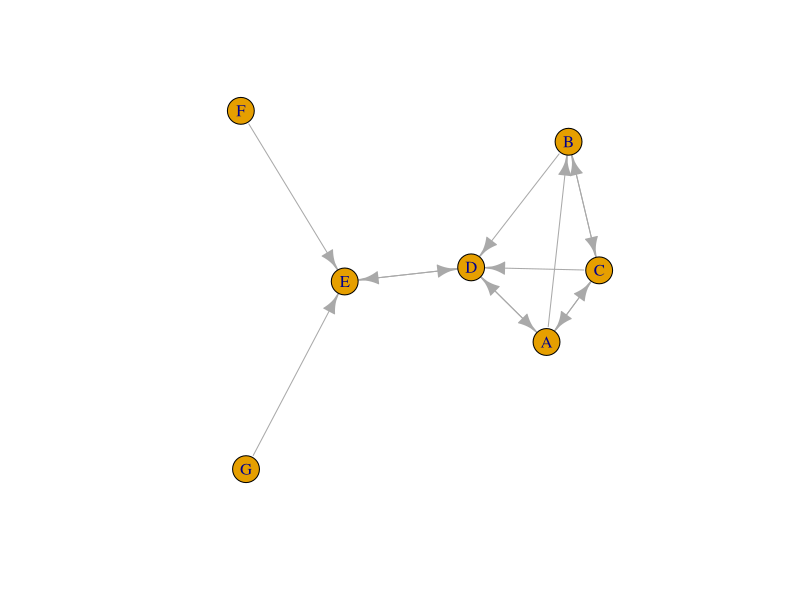
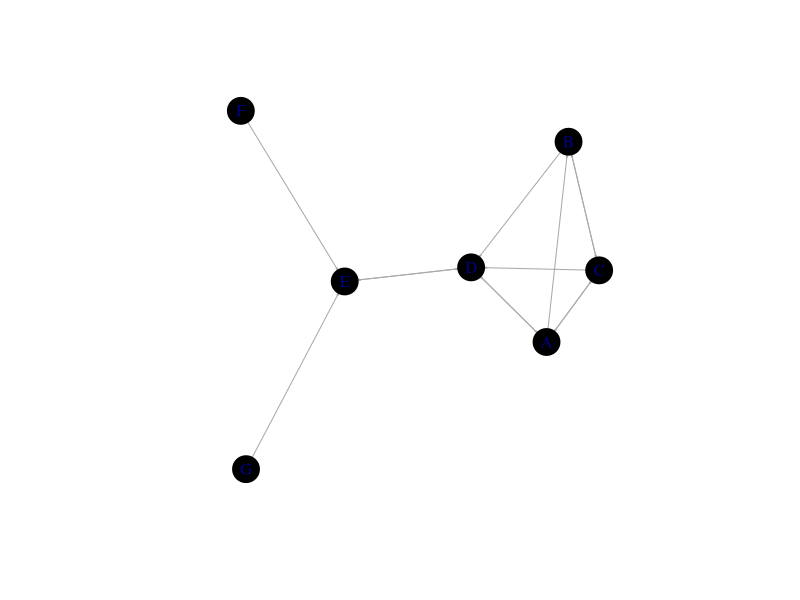
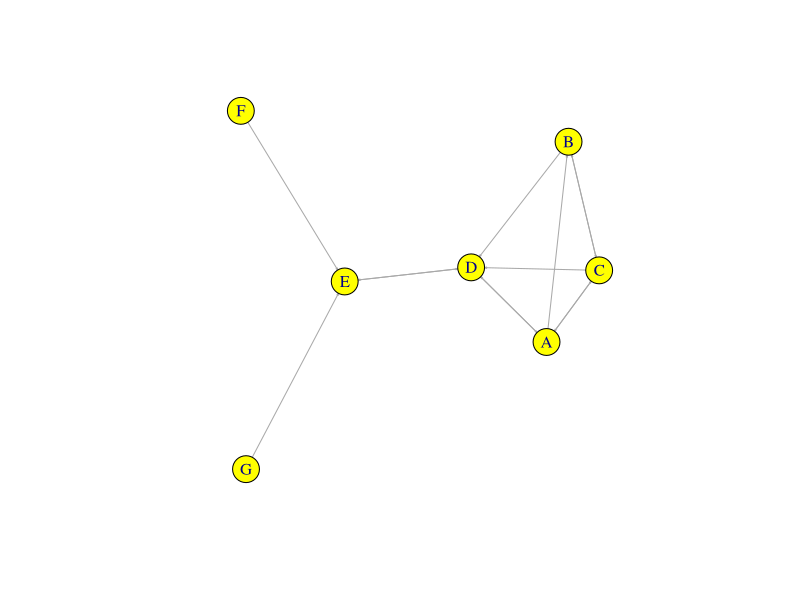
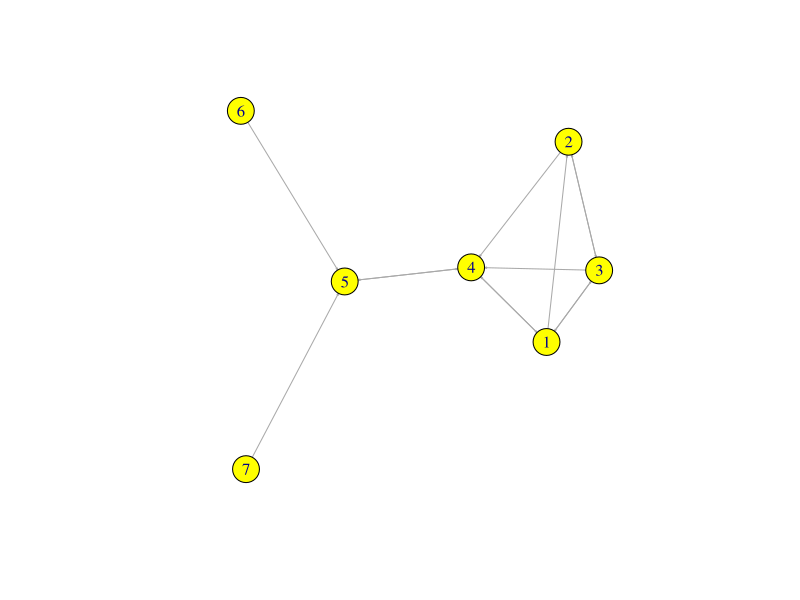
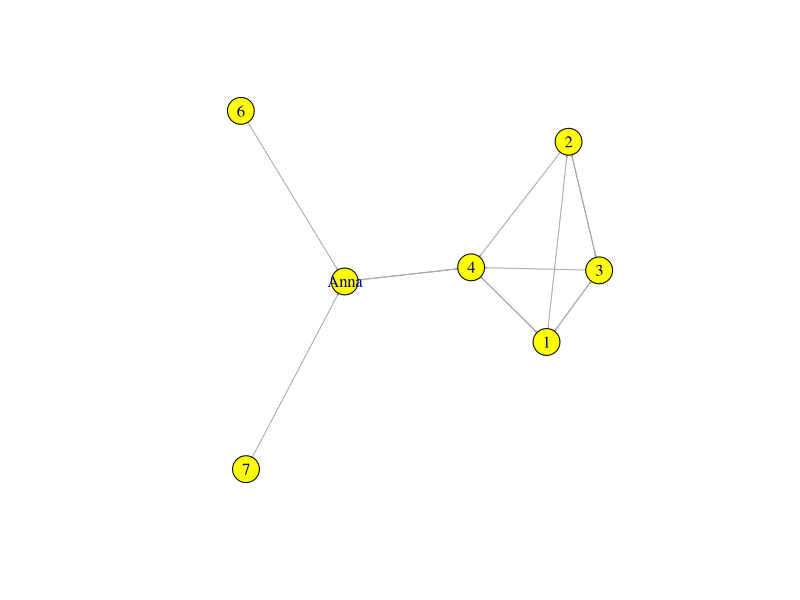
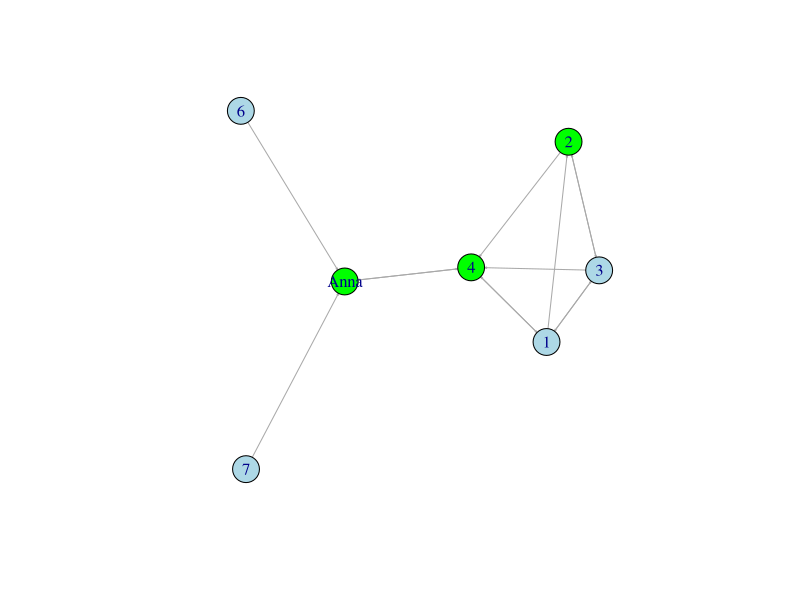
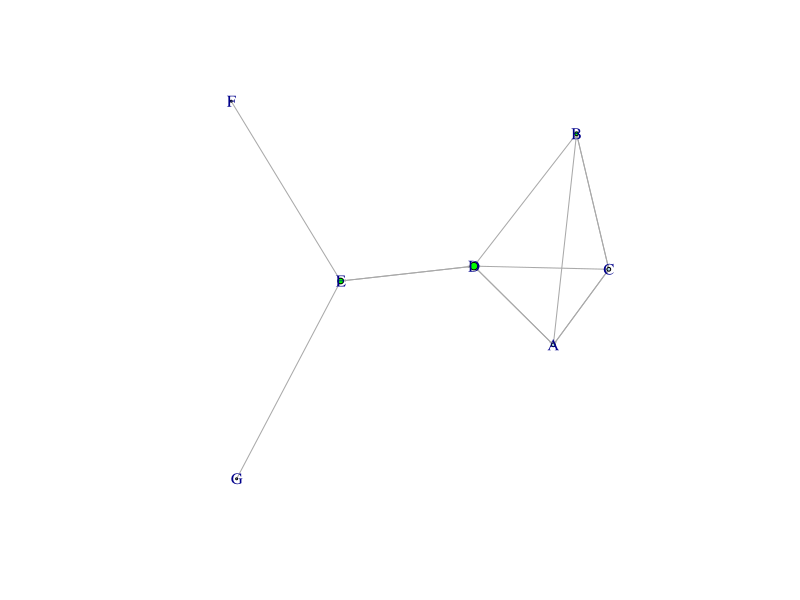
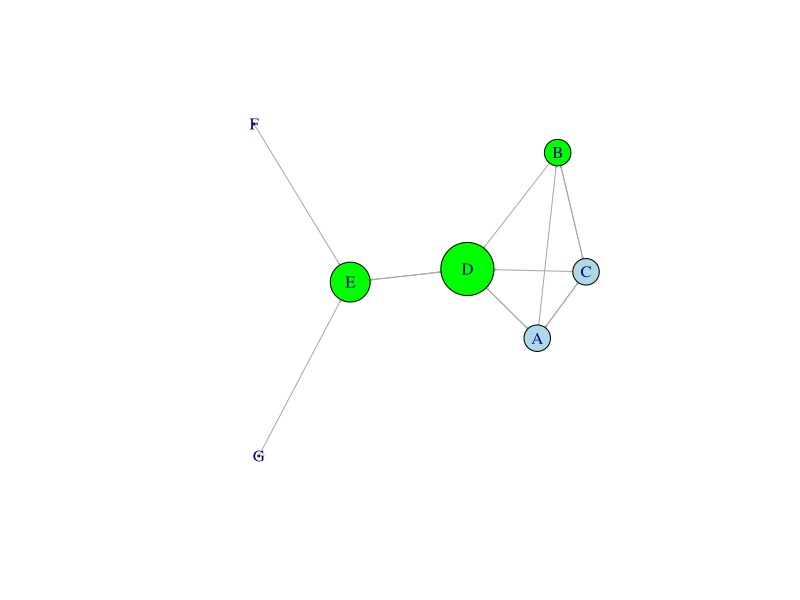

Reproduce these figures in R, in order.
# Tutorial NSMA - igraph 
# Visualisatie: Vertices

library(igraph)
graphics.off()
rm(list=ls())


# -------- Begin met het simpele netwerk uit de eerdere opdracht ---------

# Maak een adjacency matrix
am_fr <- matrix(0, 7, 7)
colnames(am_fr) <- c("A", "B", "C", "D", "E", "F", "G")
rownames(am_fr) <- c("A", "B", "C", "D", "E", "F", "G")
am_fr[1,] <- c(0,1,1,1,0,0,0)
am_fr[2,] <- c(0,0,1,1,0,0,0)
am_fr[3, c(1,2,4)] <- 1
am_fr[4, c(1,5)] <- 1
am_fr[5,4] <- 1
am_fr[6,5] <- 1
am_fr[7,5] <- 1
# Checken! 
am_fr                         # klopt

igr_fr <- graph_from_adjacency_matrix(am_fr, mode= "directed")

# van igraph naar een data frame met de edge list
el_fr <- as_data_frame(igr_fr, what = "edges")
el_fr

# van igraph naar een data frame met de vertices
vl_fr <- as_data_frame(igr_fr, what = "vertices")
vl_fr


# ------------ Fixeer de layout (zie tutorial plotten ) ------------------

set.seed(5678)
my_l <- layout_nicely(igr_fr)
plot.igraph(igr_fr, layout = my_l)


# ----------- Twee manieren om layout aan te passen -------------

# 1. aan plot commando toevoegen. Is eenmalig!
plot.igraph(igr_fr, layout = my_l, edge.arrow.size = 0.1, 
            vertex.color = "black")   

# 2. als kenmerk aan V() toevoegen (of aan E(), zie tutorial edges)
V(igr_fr)
V(igr_fr)$color <- "yellow"   # werkt net als variabelen/ kolommen in df
V(igr_fr)$color               # R herhaalt de input (net als bij matrix)
plot.igraph(igr_fr, layout = my_l, edge.arrow.size = 0.1)  

V(igr_fr)$label <- c(1:7)     # igraph herkent kenmerk "label" 
V(igr_fr)$label
plot.igraph(igr_fr, layout = my_l, edge.arrow.size = 0.1)  

V(igr_fr)$label[5] <- "Anna"
plot.igraph(igr_fr, layout = my_l, edge.arrow.size = 0.1)  


# -------- Voorbeeld achtergrondkenmerken vertices, vanuit df ----------

# vertex attribute: opleidingsniveau
# stel je hebt deze info in je data frame met vertices
vl_fr
vl_fr$opl <- c("laag", "hoog", "laag", "hoog", 
                "hoog", "laag", "laag")
vl_fr

# vervolgens omzetten naar kleuren
V(igr_fr)$color <- ifelse(vl_fr$opl=="laag",      # zie tutorial subsetting
                          "lightblue", "green")
V(igr_fr)$color
plot(igr_fr, edge.arrow.size=0.1, layout= my_l) 


# ------- De omgekeerde route: van igraph naar je df ----------------------
# ------- Voorbeeld netwerkkenmerk vertices (positie) ----------------------

# outdegree uitrekenen obv adj matrix tbv dikte node
degree(igr_fr, mode = "in")              # zie tutorial centraliteit
V(igr_fr)$label <- c("A", "B", "C", "D", "E", "F", "G")

vl_fr$indegr <- degree(igr_fr, mode = "in")
vl_fr

# layout vertices obv indegree
V(igr_fr)$size <- vl_fr$indegr
V(igr_fr)$size
plot(igr_fr, edge.arrow.size=0.1, layout= my_l)      # niet goed zichtbaar

V(igr_fr)$size <- V(igr_fr)$size * 8     # groter maken
plot(igr_fr, edge.arrow.size=0.1, layout= my_l)      # sommigen zijn te klein

V(igr_fr)$size                             # sommige nodes indegree 0 
V(igr_fr)$size[which(V(igr_fr)$size<10)] <- 10      # zie tutorial subsetting
plot(igr_fr, edge.arrow.size=0.1, layout= my_l)     # nice! (ingezoomd!)  


#  Meer informatie:
#  - Eerste deel boekhoofdstuk (McNulty)
#  - Igraph documentatie over Drawing graphs



